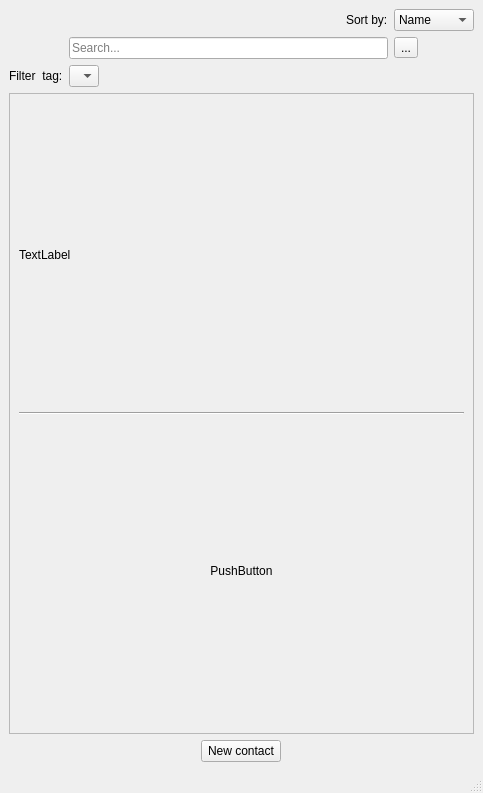
<?xml version="1.0" encoding="UTF-8"?>
<ui version="4.0">
 <class>MainWindow</class>
 <widget class="QMainWindow" name="MainWindow">
  <property name="geometry">
   <rect>
    <x>0</x>
    <y>0</y>
    <width>483</width>
    <height>793</height>
   </rect>
  </property>
  <property name="sizePolicy">
   <sizepolicy hsizetype="Fixed" vsizetype="Preferred">
    <horstretch>0</horstretch>
    <verstretch>0</verstretch>
   </sizepolicy>
  </property>
  <property name="maximumSize">
   <size>
    <width>483</width>
    <height>16777215</height>
   </size>
  </property>
  <property name="windowTitle">
   <string>Contact Manager</string>
  </property>
  <property name="windowIcon">
   <iconset>
    <normaloff>../img/icon.jpeg</normaloff>../img/icon.jpeg</iconset>
  </property>
  <property name="iconSize">
   <size>
    <width>24</width>
    <height>24</height>
   </size>
  </property>
  <widget class="QWidget" name="centralwidget">
   <layout class="QGridLayout" name="gridLayout">
    <item row="5" column="0">
     <widget class="QScrollArea" name="contacts_scrollArea">
      <property name="widgetResizable">
       <bool>true</bool>
      </property>
      <widget class="QWidget" name="contacts_scrollAreaW">
       <property name="geometry">
        <rect>
         <x>0</x>
         <y>0</y>
         <width>463</width>
         <height>597</height>
        </rect>
       </property>
       <layout class="QVBoxLayout" name="contacts_layout">
        <item>
         <widget class="QLabel" name="contact0_label">
          <property name="sizePolicy">
           <sizepolicy hsizetype="Preferred" vsizetype="Expanding">
            <horstretch>0</horstretch>
            <verstretch>0</verstretch>
           </sizepolicy>
          </property>
          <property name="maximumSize">
           <size>
            <width>16777215</width>
            <height>25</height>
           </size>
          </property>
          <property name="text">
           <string>TextLabel</string>
          </property>
         </widget>
        </item>
        <item>
         <widget class="Line" name="line">
          <property name="orientation">
           <enum>Qt::Horizontal</enum>
          </property>
         </widget>
        </item>
        <item>
         <widget class="QPushButton" name="pushButton">
          <property name="text">
           <string>PushButton</string>
          </property>
          <property name="iconSize">
           <size>
            <width>16</width>
            <height>16</height>
           </size>
          </property>
          <property name="checkable">
           <bool>false</bool>
          </property>
          <property name="default">
           <bool>false</bool>
          </property>
          <property name="flat">
           <bool>true</bool>
          </property>
         </widget>
        </item>
       </layout>
      </widget>
     </widget>
    </item>
    <item row="7" column="0">
     <layout class="QGridLayout" name="gridLayout_2">
      <property name="topMargin">
       <number>0</number>
      </property>
      <item row="0" column="0" alignment="Qt::AlignHCenter">
       <widget class="QPushButton" name="newContact_pb">
        <property name="text">
         <string>New contact</string>
        </property>
        <property name="icon">
         <iconset>
          <normaloff>../img/addContact.png</normaloff>../img/addContact.png</iconset>
        </property>
        <property name="iconSize">
         <size>
          <width>16</width>
          <height>16</height>
         </size>
        </property>
       </widget>
      </item>
     </layout>
    </item>
    <item row="4" column="0">
     <layout class="QGridLayout" name="gridLayout_3">
      <item row="1" column="1" alignment="Qt::AlignRight">
       <widget class="QLabel" name="label">
        <property name="text">
         <string>Sort by:</string>
        </property>
       </widget>
      </item>
      <item row="4" column="1" alignment="Qt::AlignLeft">
       <widget class="QComboBox" name="tags_combo_box">
        <item>
         <property name="text">
          <string/>
         </property>
        </item>
       </widget>
      </item>
      <item row="3" column="1">
       <widget class="QLineEdit" name="search_line_edit">
        <property name="placeholderText">
         <string>Search...</string>
        </property>
        <property name="clearButtonEnabled">
         <bool>true</bool>
        </property>
       </widget>
      </item>
      <item row="1" column="2">
       <widget class="QComboBox" name="sort_combobox">
        <property name="currentText">
         <string>Name</string>
        </property>
        <property name="insertPolicy">
         <enum>QComboBox::InsertAtCurrent</enum>
        </property>
        <item>
         <property name="text">
          <string>Name</string>
         </property>
        </item>
        <item>
         <property name="text">
          <string>Surname</string>
         </property>
        </item>
       </widget>
      </item>
      <item row="4" column="0" alignment="Qt::AlignRight">
       <widget class="QLabel" name="tags_filter_label">
        <property name="text">
         <string>Filter  tag:</string>
        </property>
       </widget>
      </item>
      <item row="3" column="2">
       <widget class="QToolButton" name="search_pb">
        <property name="text">
         <string>...</string>
        </property>
        <property name="icon">
         <iconset theme="search">
          <normaloff>.</normaloff>.</iconset>
        </property>
       </widget>
      </item>
     </layout>
    </item>
   </layout>
  </widget>
  <widget class="QMenuBar" name="menubar">
   <property name="geometry">
    <rect>
     <x>0</x>
     <y>0</y>
     <width>483</width>
     <height>22</height>
    </rect>
   </property>
  </widget>
  <widget class="QStatusBar" name="statusbar"/>
 </widget>
 <resources/>
 <connections/>
</ui>
